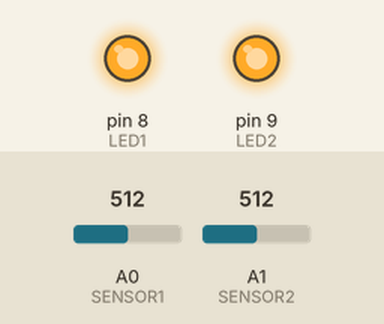
Simulated run of this sketch. Board: Arduino Uno, built with avr-gcc and run on an emulated ATmega328P. Parts: output pins drawn as LEDs (lit = HIGH). Inputs (shaded band) come from the test bench; at power-on: A0 (SENSOR1) = 512, A1 (SENSOR2) = 512.

Above: at 1.2 s.
1.3 s: A0 (SENSOR1) set to 111
2.8 s: A0 (SENSOR1) set to 95
At 4.0 s:
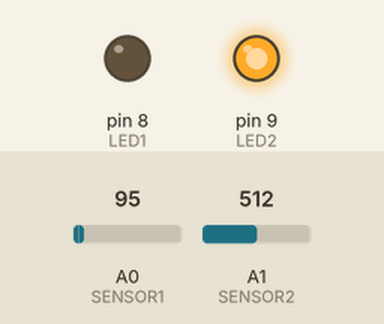
4.3 s: A1 (SENSOR2) set to 110
5.8 s: A1 (SENSOR2) set to 91
At 6.4 s:
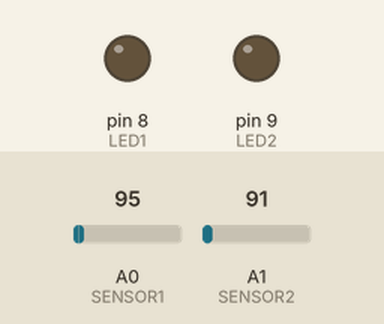
7.3 s: A0 (SENSOR1) set to 122
At 7.6 s:
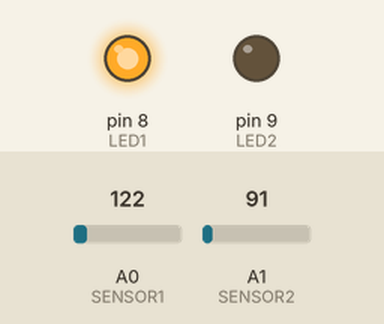
8.8 s: A0 (SENSOR1) set to 90
At 9.9 s:
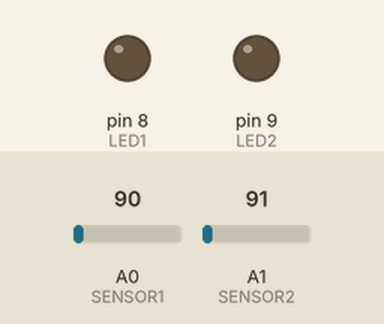
Timing chart, 0 to 11.3 s (numbered marks = the images above; inputs shaded):
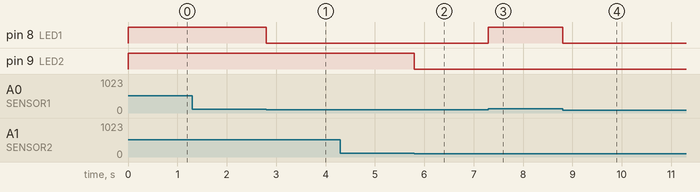

The sketch:

projeto_ir.ino
```cpp
#include "projecto_ir.h"
#include <IRremote.h>
IRsend irsend;
int act1 = LOW;
int prev1 = LOW;
int act2 = LOW;
int prev2 = LOW;
int thres1 = 100;
int thres2 = 100;
stateIds actStateId = BEGIN, prevStateId = BEGIN;
int countPeople = 0;
int stateLed = LOW;
int flowState = LOW;

void setup() {
  // put your setup code here, to run once:
  pinMode(SENSOR1, INPUT);
  pinMode(SENSOR2, INPUT);
  pinMode(LED1, OUTPUT);
  pinMode(LED2, OUTPUT);
  Serial.begin(9600);
}

void printStates() {
  Serial.print("prev1=");
  Serial.print(prev1);
  Serial.print("act1=");
  Serial.print(act1);
  Serial.print("prev2=");
  Serial.print(prev2);
  Serial.print("act2=");
  Serial.print(act2);
  Serial.println();
}

void printStateName(stateIds state) {
  if (state == BEGIN) {
    Serial.print("BEGIN ");
    return;
  }
  if (state == IN1) {
    Serial.print("IN1 ");
    return;
  }
  if (state == IN2) {
    Serial.print("IN2 ");
    return;
  }
  if (state == IN1IN2) {
    Serial.print("IN1+IN2 ");
    return;
  }
  if (state == IN2IN1) {
    Serial.print("IN2+IN1 ");
    return;
  }
  if (state == OUT1IN2) {
    Serial.print("OUT1+IN2 ");
    return;
  }
  if (state == OUT2IN1) {
    Serial.print("OUT2+IN1 ");
    return;
  }
  if (state == OUT1) {
    Serial.print("OUT1 ");
    return;
  }
  if (state == OUT2) {
    Serial.print("OUT2 ");
    return;
  }
}

void printValues() {
  Serial.print("value1= ");
  Serial.print(analogRead(SENSOR1));
  Serial.print("value2= ");
  Serial.print(analogRead(SENSOR2));
  Serial.println("");
}

void updateState() {
  int value1 = analogRead(SENSOR1);
  int value2 = analogRead(SENSOR2);
  prev1 = act1;
  prev2 = act2;
  if (value1 > thres1) {
    act1 = HIGH;
    digitalWrite(LED1, HIGH);
  } else {
    act1 = LOW;
    digitalWrite(LED1, LOW);
  }
  if (value2 > thres2) {
    act2 = HIGH;
    digitalWrite(LED2, HIGH);
  } else {
    act2 = LOW;
    digitalWrite(LED2, LOW);
  }
}

stateIds getActualState() {
  //retorna o valor do id do estado atual
  if (!prev1 && act1 && !prev2 && !act2 && actStateId == BEGIN) {
    return IN1;
  } if (prev1 && act1 && !prev2 && act2 && actStateId == IN1) {
    return IN1IN2;
  } if (prev1 && !act1 && prev2 && act2 && actStateId == IN1IN2) {
    return OUT1IN2;
  } if (!prev1 && !act1 && prev2 && !act2 && actStateId == OUT1IN2) {
    return OUT2;
  } if (!prev1 && !act1 && !prev2 && act2 && actStateId == BEGIN) {
    return IN2;
  } if (!prev1 && act1 && prev2 && act2 && actStateId == IN2) {
    return IN2IN1;
  } if (prev1 && act1 && prev2 && !act2 && actStateId == IN2IN1) {
    return OUT2IN1;
  } if (prev1 && !act1 && !prev2 && !act2 && actStateId == OUT2IN1) {
    return OUT1;
  } if (!prev1 && !act1 && !prev2 && !act2 ) {
    return BEGIN;
  } else {
    return NAS;
  }
}

void triggerStateEvents() {

  //checks if happened either an entry or an exit
  if ((prevStateId == OUT1IN2 && actStateId == OUT2) || (prevStateId == OUT2IN1 && actStateId == OUT1)) {
    //there was an entry
    if (prevStateId == OUT1IN2 && actStateId == OUT2) {
      countPeople++;
      prevStateId = BEGIN;
      actStateId = BEGIN;
    }
    //there was an exit
    else {
      if (countPeople > 0) {
        countPeople--;
      }
      prevStateId = BEGIN;
      actStateId = BEGIN;
    }
    flowState = HIGH;
    //prints the actual number of people
    if (countPeople == 1) {
      Serial.print("There is ");
      Serial.print(countPeople);
      Serial.println(" person");
    } else {
      Serial.print("There are ");
      Serial.print(countPeople);
      Serial.println(" people");
    }
  }
}
//turns off the led tape
void turnOff() {
  irsend.sendNEC(BUTTON_OFF, 32);
}
//turns on the led tape
void turnOn() {
  irsend.sendNEC(BUTTON_ON, 32);
}
void changeWhite() {
  irsend.sendNEC(BUTTON_WHITE, 32);
}
void changeBlue() {
  irsend.sendNEC(BUTTON_BLUE, 32);
}
void changeGreen() {
  irsend.sendNEC(BUTTON_GREEN, 32);
}


void loop() {
  //get new sensor values
  updateState();
  //update the machine state
  prevStateId = actStateId;
  actStateId = getActualState();

  //avoid weird states (Not A State)
  if (actStateId == NAS) {
    actStateId = prevStateId;
  }
  //checks entry or exit
  triggerStateEvents();

  //if there's at least one person and the led tape was off
  if (countPeople > 0) {
    if (!stateLed) {
      turnOn();
      stateLed = HIGH;
      delay(100);
    }
    //checks if there was a change in the room
    if (flowState) {
      if (countPeople % 3 == 0) {
        changeBlue();
      } else if (countPeople % 3 == 1) {
        changeWhite();
      } if (countPeople % 3 == 2) {
        changeGreen();
      }
      flowState = LOW;
    }
  }
  //if there's none in the room
  else if (countPeople <= 0) {
    if (stateLed) {
      turnOff();
      stateLed = LOW;
    }
  }
}
```

projecto_ir.h
```cpp
#define SENSOR1 A0
#define SENSOR2 A1
#define LED1 8
#define LED2 9
#define BUTTON_ON 0xF7C03F
#define BUTTON_OFF 0xF740BF
#define BUTTON_BLUE 0xF7609F
#define BUTTON_WHITE 0xF7E01F
#define BUTTON_GREEN 0xF7A05F


enum stateIds {
  BEGIN=0, IN1, IN1IN2, OUT1IN2, OUT2, IN2, IN2IN1, OUT2IN1, OUT1, NAS
};

stateIds getActualState();
```

Measured:
- the behaviour switches between 101 and 100 on A0 (SENSOR1) (found by bisection; images 0 and 1)
- the behaviour switches between 101 and 100 on A1 (SENSOR2) (found by bisection; images 1 and 2)
- after the input at 1.3 s, every drawn part: stays the same
- after the input at 2.8 s, pin 8 (LED1): HIGH → LOW at once
- after the input at 4.3 s, every drawn part: stays the same
- after the input at 5.8 s, pin 9 (LED2): HIGH → LOW at once
- after the input at 7.3 s, pin 8 (LED1): LOW → HIGH at once
- after the input at 8.8 s, pin 8 (LED1): HIGH → LOW at once
